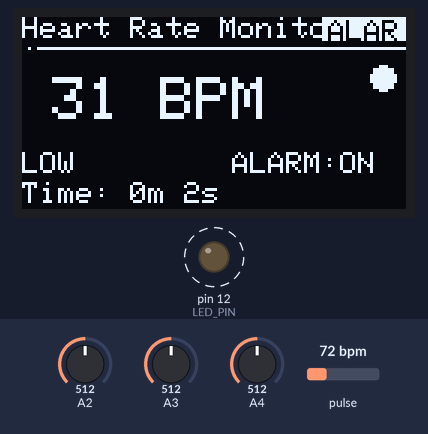
This sketch was run on a simulated Arduino Uno, built with avr-gcc and run on an emulated ATmega328P. On the bench: 128×64 one-colour display, output pins drawn as LEDs (lit = HIGH). Dashed ring = blinking. The inputs (shaded band) are chosen by the test bench; at power-on: A2 = 512, A3 = 512, pulse 72 bpm, A4 = 512. What the sketch prints to the serial monitor is not drawn.

Above: at 2.2 s.
2.3 s: A2 set to 497
At 4.4 s:
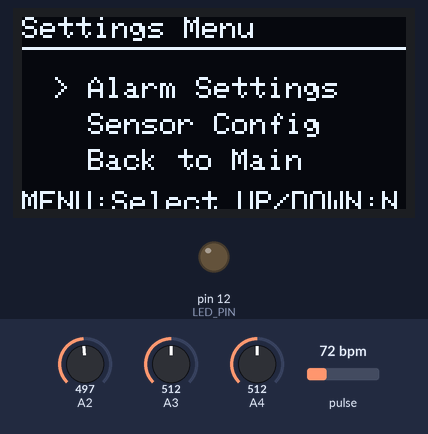
4.7 s: A3 set to 503
At 6.2 s:
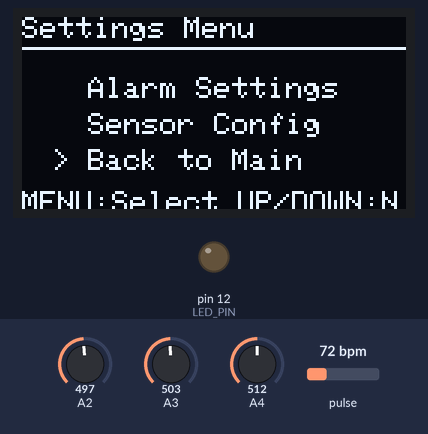
6.7 s: pulse set to 100 bpm
9.7 s: pulse set to 103 bpm
At 12.39 s:
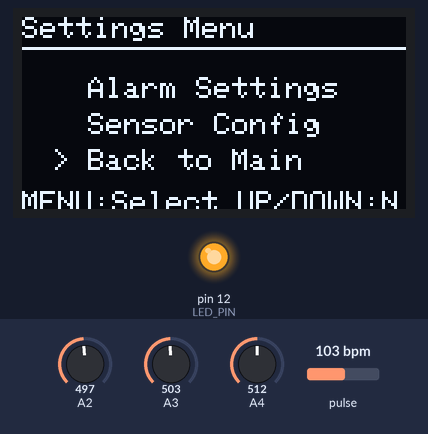
Timing chart, 0 to 13.7 s (numbered marks = the images above; inputs shaded):
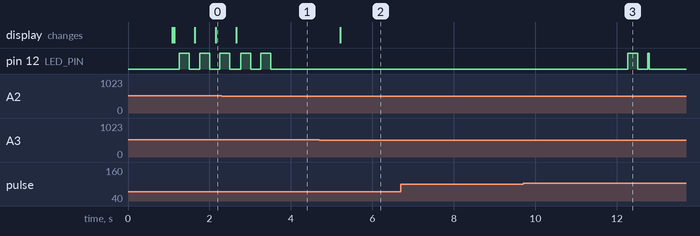

Measured:
- the behaviour switches between 512 and 511 on A2 (found by bisection; images 0 and 1)
- the behaviour switches between 512 and 511 on A3 (found by bisection; images 1 and 2)
- the behaviour switches between 101 and 102 bpm on pulse (found by bisection; images 2 and 3)
- after the input at 2.3 s, the display: changes after 0.36 s (image 1)
- after the input at 4.7 s, the display: changes after 0.52 s (image 2)
- after the input at 6.7 s, every drawn part: stays the same
- after the input at 9.7 s, pin 12 (LED_PIN): LOW → HIGH after 2.6 s, → LOW 0.24 s later, → HIGH 0.25 s later, → LOW 0.04 s later
- by itself, pin 12 (LED_PIN): alternates HIGH for 0.25 s and LOW for 0.25 s, 5 changes in all, then stays LOW

The sketch:

HR_Monitor_Firmware.ino
```cpp
#include <Wire.h>
#include <Adafruit_GFX.h>
#include <Adafruit_SSD1306.h>
#include <MAX30105.h>
#include <heartRate.h>

// OLED Display Settings
#define SCREEN_WIDTH 128
#define SCREEN_HEIGHT 64
#define OLED_RESET -1
Adafruit_SSD1306 display(SCREEN_WIDTH, SCREEN_HEIGHT, &Wire, OLED_RESET);

// MAX30102 Heart Rate Sensor
MAX30105 particleSensor;

// Button Pins (based on schematic)
#define SW1_BTN 2  // SW1 connected to  D2
#define SW2_BTN 3    // SW2 connected to D3
#define SW3_BTN 4    // SW3 connected to D4
#define LED_PIN 12   // LED connected to D12

// Button mapping
#define MENU_BTN SW1_BTN
#define UP_BTN SW2_BTN
#define DOWN_BTN SW3_BTN

// System Variables
const byte RATE_ARRAY_SIZE = 4;
long rates[RATE_ARRAY_SIZE];
long rateArray[RATE_ARRAY_SIZE];
byte rateArrayIndex = 0;
long lastBeat = 0;
int beatsPerMinute;
byte ledBrightness = 60;
byte sampleAverage = 4;
byte ledMode = 2;
int sampleRate = 400;
int pulseWidth = 411;
int adcRange = 4096;

// Menu System
enum MenuState {
  MAIN_SCREEN,
  SETTINGS_MENU,
  ALARM_SETTINGS,
  SENSOR_CALIBRATION
};

MenuState currentMenu = MAIN_SCREEN;
int menuSelection = 0;

// Heart Rate Thresholds
int minHeartRate = 60;
int maxHeartRate = 100;
bool alarmEnabled = true;
bool isAlarmTriggered = false;

// Timing Variables
unsigned long lastDisplayUpdate = 0;
unsigned long lastSensorRead = 0;
unsigned long alarmStartTime = 0;
const unsigned long DISPLAY_UPDATE_INTERVAL = 500;
const unsigned long SENSOR_READ_INTERVAL = 20;
const unsigned long ALARM_DURATION = 5000;

// Button States
bool menuPressed = false;
bool upPressed = false;
bool downPressed = false;
bool ledState = false;

// Heart Rate Statistics
long totalBeats = 0;
long sessionStart = 0;
int minRecordedBPM = 999;
int maxRecordedBPM = 0;

void setup() {
  Serial.begin(115200);

  // Initialize OLED Display
  if (!display.begin(SSD1306_SWITCHCAPVCC, 0x3C)) {
    Serial.println(F("SSD1306 allocation failed"));
    for (;;);
  }

  display.clearDisplay();
  display.setTextSize(1);
  display.setTextColor(SSD1306_WHITE);
  display.setCursor(0, 0);
  display.println(F("Heart Rate Monitor"));
  display.println(F("Initializing..."));
  display.display();

  // Initialize MAX30102 Sensor
  if (!particleSensor.begin(Wire, I2C_SPEED_FAST)) {
    Serial.println(F("MAX30105 not found"));
    display.clearDisplay();
    display.setCursor(0, 0);
    display.println(F("Sensor Error!"));
    display.println(F("Check connections"));
    display.display();
    while (1);
  }

  // Configure sensor
  particleSensor.setup(ledBrightness, sampleAverage, ledMode, sampleRate, pulseWidth, adcRange);

  // Initialize buttons and LED
  pinMode(SW1_BTN, INPUT_PULLUP);
  pinMode(SW2_BTN, INPUT_PULLUP);
  pinMode(SW3_BTN, INPUT_PULLUP);
  pinMode(LED_PIN, OUTPUT);
  digitalWrite(LED_PIN, LOW);

  // Initialize session
  sessionStart = millis();

  delay(1000);
  display.clearDisplay();
  display.display();
}

void loop() {
  unsigned long currentTime = millis();

  // Read buttons
  readButtons();

  // Handle menu navigation
  handleMenu();

  // Read heart rate sensor
  if (currentTime - lastSensorRead >= SENSOR_READ_INTERVAL) {
    readHeartRate();
    lastSensorRead = currentTime;
  }

  // Update display
  if (currentTime - lastDisplayUpdate >= DISPLAY_UPDATE_INTERVAL) {
    updateDisplay();
    lastDisplayUpdate = currentTime;
  }

  // Check alarms
  checkAlarms();

  delay(10);
}

void readButtons() {
  // Debounced button reading for analog pins
  static unsigned long lastButtonRead = 0;
  if (millis() - lastButtonRead < 50) return;
  lastButtonRead = millis();

  // Read analog values and convert to digital (buttons pull to GND when pressed)
  menuPressed = (analogRead(MENU_BTN) < 512);  // SW1
  upPressed = (analogRead(UP_BTN) < 512);      // SW2
  downPressed = (analogRead(DOWN_BTN) < 512);  // SW3
}

void handleMenu() {
  static bool prevMenuPressed = false;
  static bool prevUpPressed = false;
  static bool prevDownPressed = false;

  // Menu button pressed
  if (menuPressed && !prevMenuPressed) {
    switch (currentMenu) {
      case MAIN_SCREEN:
        currentMenu = SETTINGS_MENU;
        menuSelection = 0;
        break;
      case SETTINGS_MENU:
        if (menuSelection == 0) currentMenu = ALARM_SETTINGS;
        else if (menuSelection == 1) currentMenu = SENSOR_CALIBRATION;
        else currentMenu = MAIN_SCREEN;
        break;
      case ALARM_SETTINGS:
      case SENSOR_CALIBRATION:
        currentMenu = SETTINGS_MENU;
        break;
    }
  }

  // Navigation buttons
  if (upPressed && !prevUpPressed) {
    if (currentMenu == SETTINGS_MENU) {
      menuSelection = (menuSelection > 0) ? menuSelection - 1 : 2;
    } else if (currentMenu == ALARM_SETTINGS) {
      if (menuSelection == 0) minHeartRate = min(minHeartRate + 5, 120);
      else if (menuSelection == 1) maxHeartRate = min(maxHeartRate + 5, 220);
      else if (menuSelection == 2) alarmEnabled = !alarmEnabled;
    }
  }

  if (downPressed && !prevDownPressed) {
    if (currentMenu == SETTINGS_MENU) {
      menuSelection = (menuSelection < 2) ? menuSelection + 1 : 0;
    } else if (currentMenu == ALARM_SETTINGS) {
      if (menuSelection == 0) minHeartRate = max(minHeartRate - 5, 30);
      else if (menuSelection == 1) maxHeartRate = max(maxHeartRate - 5, 80);
      else if (menuSelection == 2) alarmEnabled = !alarmEnabled;
    }
  }

  prevMenuPressed = menuPressed;
  prevUpPressed = upPressed;
  prevDownPressed = downPressed;
}

void readHeartRate() {
  long irValue = particleSensor.getIR();

  if (checkForBeat(irValue)) {
    // Calculate time between beats
    long delta = millis() - lastBeat;
    lastBeat = millis();

    // Store valid heart rate
    if (delta > 300 && delta < 2000) { // Valid heart rate range
      beatsPerMinute = 60 / (delta / 1000.0);

      if (beatsPerMinute < 255 && beatsPerMinute > 20) {
        // Store this reading in the array
        rates[rateArrayIndex++] = beatsPerMinute;
        rateArrayIndex %= RATE_ARRAY_SIZE;

        // Calculate average of readings
        long total = 0;
        for (byte i = 0; i < RATE_ARRAY_SIZE; i++) {
          total += rates[i];
        }
        beatsPerMinute = total / RATE_ARRAY_SIZE;

        // Update statistics
        totalBeats++;
        if (beatsPerMinute > maxRecordedBPM) maxRecordedBPM = beatsPerMinute;
        if (beatsPerMinute < minRecordedBPM) minRecordedBPM = beatsPerMinute;
      }
    }
  }
}

void updateDisplay() {
  display.clearDisplay();

  switch (currentMenu) {
    case MAIN_SCREEN:
      displayMainScreen();
      break;
    case SETTINGS_MENU:
      displaySettingsMenu();
      break;
    case ALARM_SETTINGS:
      displayAlarmSettings();
      break;
    case SENSOR_CALIBRATION:
      displaySensorCalibration();
      break;
  }

  display.display();
}

void displayMainScreen() {
  // Header
  display.setTextSize(1);
  display.setCursor(0, 0);
  display.println(F("Heart Rate Monitor"));
  display.drawLine(0, 10, 128, 10, SSD1306_WHITE);

  // Main BPM Display
  display.setTextSize(2);
  display.setCursor(10, 20);
  if (beatsPerMinute > 0) {
    display.print(beatsPerMinute);
    display.println(F(" BPM"));
  } else {
    display.println(F("-- BPM"));
  }

  // Status indicators
  display.setTextSize(1);
  display.setCursor(0, 45);

  // Heart rate status
  if (beatsPerMinute > 0) {
    if (beatsPerMinute < minHeartRate) {
      display.print(F("LOW"));
    } else if (beatsPerMinute > maxHeartRate) {
      display.print(F("HIGH"));
    } else {
      display.print(F("NORMAL"));
    }
  } else {
    display.print(F("DETECTING"));
  }

  // Alarm status
  display.setCursor(70, 45);
  if (alarmEnabled) {
    display.print(F("ALARM:ON"));
  } else {
    display.print(F("ALARM:OFF"));
  }

  // Session info
  display.setCursor(0, 55);
  unsigned long sessionTime = (millis() - sessionStart) / 1000;
  display.print(F("Time: "));
  display.print(sessionTime / 60);
  display.print(F("m "));
  display.print(sessionTime % 60);
  display.print(F("s"));

  // Visual heartbeat indicator
  if (millis() - lastBeat < 200 && beatsPerMinute > 0) {
    display.fillCircle(120, 20, 4, SSD1306_WHITE);
  } else {
    display.drawCircle(120, 20, 4, SSD1306_WHITE);
  }

  // Alarm indicator
  if (isAlarmTriggered) {
    display.fillRect(100, 0, 28, 8, SSD1306_WHITE);
    display.setTextColor(SSD1306_BLACK);
    display.setCursor(102, 1);
    display.print(F("ALARM"));
    display.setTextColor(SSD1306_WHITE);
  }
}

void displaySettingsMenu() {
  display.setTextSize(1);
  display.setCursor(0, 0);
  display.println(F("Settings Menu"));
  display.drawLine(0, 10, 128, 10, SSD1306_WHITE);

  const char* menuItems[] = {"Alarm Settings", "Sensor Config", "Back to Main"};

  for (int i = 0; i < 3; i++) {
    display.setCursor(10, 20 + i * 12);
    if (i == menuSelection) {
      display.print(F("> "));
    } else {
      display.print(F("  "));
    }
    display.println(menuItems[i]);
  }

  display.setCursor(0, 58);
  display.print(F("MENU:Select UP/DOWN:Nav"));
}

void displayAlarmSettings() {
  display.setTextSize(1);
  display.setCursor(0, 0);
  display.println(F("Alarm Settings"));
  display.drawLine(0, 10, 128, 10, SSD1306_WHITE);

  display.setCursor(0, 20);
  display.print(F("Min BPM: "));
  display.println(minHeartRate);

  display.setCursor(0, 32);
  display.print(F("Max BPM: "));
  display.println(maxHeartRate);

  display.setCursor(0, 44);
  display.print(F("Alarm: "));
  display.println(alarmEnabled ? F("Enabled") : F("Disabled"));

  // Selection indicator
  display.setCursor(110, 20 + menuSelection * 12);
  display.print(F("<"));

  display.setCursor(0, 58);
  display.print(F("UP/DOWN:Change/Toggle"));
}

void displaySensorCalibration() {
  display.setTextSize(1);
  display.setCursor(0, 0);
  display.println(F("Sensor Status"));
  display.drawLine(0, 10, 128, 10, SSD1306_WHITE);

  display.setCursor(0, 20);
  display.print(F("IR Signal: "));
  display.println(particleSensor.getIR());

  display.setCursor(0, 32);
  display.print(F("Min BPM: "));
  display.println(minRecordedBPM == 999 ? 0 : minRecordedBPM);

  display.setCursor(0, 44);
  display.print(F("Max BPM: "));
  display.println(maxRecordedBPM);

  display.setCursor(0, 58);
  display.print(F("MENU:Back"));
}

void checkAlarms() {
  if (!alarmEnabled) {
    digitalWrite(LED_PIN, LOW);
    return;
  }

  if (beatsPerMinute > 0) {
    if (beatsPerMinute < minHeartRate || beatsPerMinute > maxHeartRate) {
      if (!isAlarmTriggered) {
        isAlarmTriggered = true;
        alarmStartTime = millis();
        Serial.println(F("ALARM: Heart rate out of range!"));
      }

      // Blink LED during alarm
      digitalWrite(LED_PIN, (millis() / 250) % 2);
    } else {
      digitalWrite(LED_PIN, LOW);
      isAlarmTriggered = false;
    }
  } else {
    // Slow blink when no signal detected
    digitalWrite(LED_PIN, (millis() / 1000) % 2);
  }

  // Auto-silence alarm after duration
  if (isAlarmTriggered && (millis() - alarmStartTime > ALARM_DURATION)) {
    isAlarmTriggered = false;
    digitalWrite(LED_PIN, LOW);
  }
}
```
